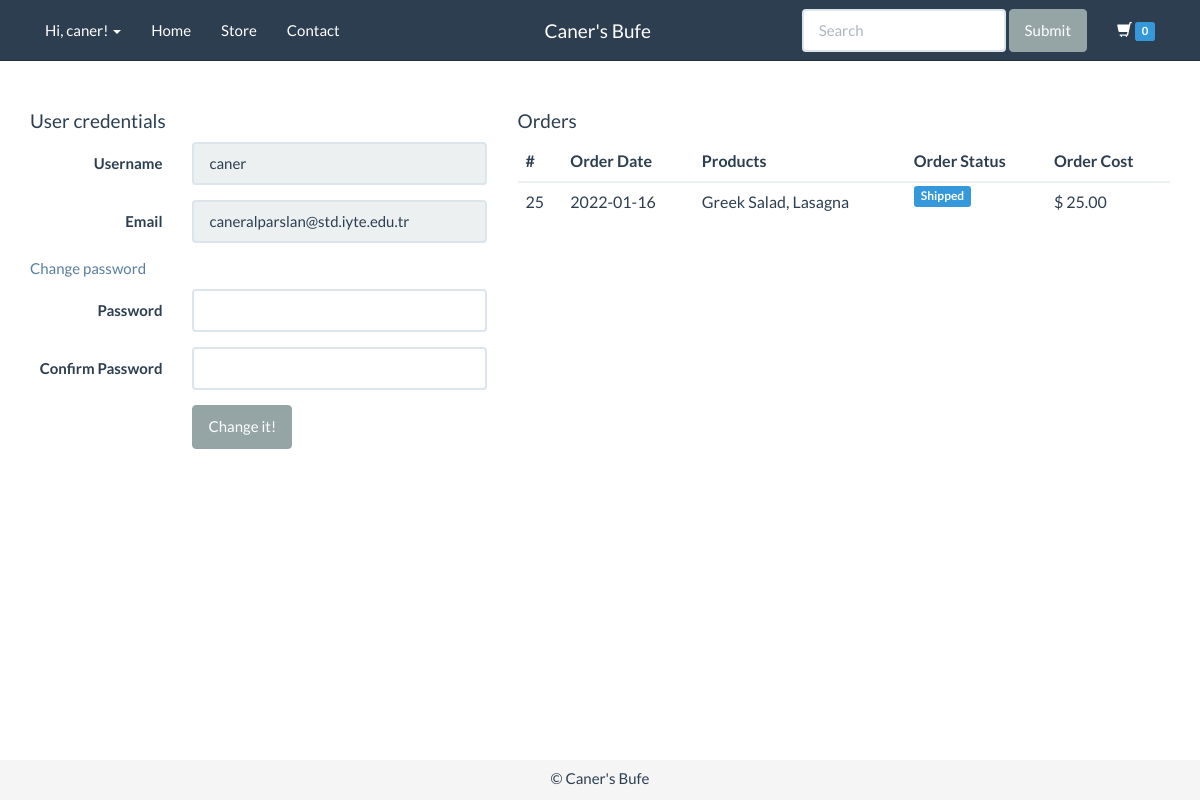
/profile.php (signed in), run on the app's committed database.
### tables this page shows
CREATE TABLE `tbl_user` (
  `user_id` int(10) UNSIGNED NOT NULL,
  `user_name` varchar(20) NOT NULL DEFAULT '',
  `password` varchar(128) NOT NULL DEFAULT '',
  `user_email` varchar(40) NOT NULL DEFAULT '',
  `created_at` datetime NOT NULL DEFAULT '0000-00-00 00:00:00',
  `updated_at` datetime NOT NULL DEFAULT '0000-00-00 00:00:00',
  `user_is_admin` tinyint(1) DEFAULT NULL
);

CREATE TABLE `tbl_order` (
  `od_id` int(10) UNSIGNED NOT NULL,
  `user_id` int(10) UNSIGNED NOT NULL,
  `od_date` date NOT NULL,
  `od_status` enum('New','Shipped','Completed','Cancelled') NOT NULL DEFAULT 'New',
  `od_name` varchar(50) NOT NULL DEFAULT '',
  `od_address` varchar(100) NOT NULL DEFAULT '',
  `od_city` varchar(100) NOT NULL DEFAULT '',
  `od_postal_code` varchar(10) NOT NULL DEFAULT '',
  `od_cost` varchar(10) DEFAULT '0.00'
);

### includes/profile-data.php (called while the page is built, shortened)
<?php
if(isset($_SESSION['SESS_USER_ID'])){
$user_id = $_SESSION['SESS_USER_ID'];
$link = mysqli_connect(DB_HOST, DB_USER, DB_PASSWORD);
$res = mysqli_query($link,"SELECT * FROM tbl_user WHERE user_id=".$user_id." LIMIT 1");
$user = mysqli_fetch_assoc($res);
$ord_res = mysqli_query($link,"SELECT `tbl_order`.*,GROUP_CONCAT(`pd_name` SEPARATOR ', ') as `products`
						FROM `tbl_order`,`tbl_order_item`, `tbl_product`
						WHERE `tbl_order`.`od_id` = `tbl_order_item`.`od_id`
						AND `tbl_product`.`pd_id` = `tbl_order_item`.`pd_id`
						AND user_id=".$user_id." GROUP BY `od_id`");
while ($row = mysqli_fetch_object($ord_res)) {
	$orders[] = $row;
}
}
?>

### profile.php (the view, shortened to what this page needs)
<?php
include 'includes/header.php';
include 'includes/nav.php';
include 'includes/profile-data.php';
?>
<div id="main">
	<div class="container">
      <div class="row">
        <div class="col-md-5">
          <h4>User credentials</h4>
          <form class="form-horizontal" action="includes/profile-data.php" method="POST">
            <div class="form-group">
              <label for="inputEmail1" class="control-label col-md-4">Username</label>
              <div class="col-md-8">
                <input type="text" value="<?php echo $user['user_name'] ?>" class="form-control" disabled name="username" id="inputEmail1">
              </div>
            </div>
            <div class="form-group">
              <label class="control-label col-md-4">Email</label>
              <div class="controls col-md-8">
                <input type="email" value="<?php echo $user['user_email'] ?>" class="form-control" disabled name="email">
              </div>
            </div>
            <p class="help-block">Change password</p>
            <div class="form-group">
              <label class="control-label col-md-4">Password</label>
              <div class="controls col-md-8">
                <input type="password" class="form-control" name="password">
              </div>
            </div>
            <div class="form-group">
              <label class="control-label col-md-4">Confirm Password</label>
              <div class="controls col-md-8">
                <input type="password" class="form-control" name="cpassword">
              </div>
            </div>
            <div class="form-group">
              <label class="control-label col-md-4"></label>
              <div class="controls col-md-8">
                <button type="submit" class="btn btn-default">Change it!</button>
              </div>
            </div>
          </form>
        </div>
        <div class="col-md-7">
		<?php
		if(isset($user)){
		if(strcmp($user['user_name'], 'admin') != 0){
			?>
          <h4>Orders</h4>
          <?php
          if(isset($orders))
          {
          ?>
          <table class="table table-hover">
            <thead>
              <tr>
                <th>#</th>
                <th>Order Date</th>
                <th>Products</th>
                <th>Order Status</th>
                <th>Order Cost</th>
              </tr>
            </thead>
            <tbody>
              <?php
                foreach ($orders as $order) {
                  switch ($order->od_status) {
                    case 'Shipped':
                      $status = '<span class="label label-info">Shipped</span>';
                      break;
                  }
                ?>
                  <tr>
                    <td><?php echo $order->od_id ?></td>
                    <td><?php echo $order->od_date ?></td>
                    <td><?php echo $order->products ?></td>
                    <td><?php echo $status ?></td>
                    <td> $ <?php echo number_format($order->od_cost,2); ?></td>
                  </tr>
                <?php
                }
              ?>
            </tbody>
          </table>
          <?php
          }
          else { ?>
            <div class="alert alert-warning">We didn't find any order placed by you.</div>
          <?php } ?>
        </div>
		<?php }} ?>
      </div>
    </div>
</div>
<?php
include 'includes/footer.php';
?>

### css/styles.css (style rules this page uses)
body { padding-top: 100px; }
html, body { height: 100%; }

### data on the page
tbl_user: username "caner", email "caneralparslan@std.iyte.edu.tr"
tbl_order: od_id "25", od_date "2022-01-16", products "Greek Salad, Lasagna", od_status "Shipped", od_cost "25.00"

### other printed values
$_SESSION['SESS_USERNAME'] "caner"
